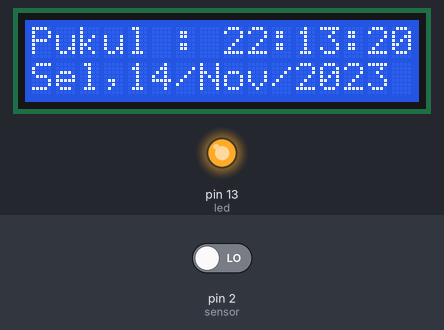
This sketch was run on a simulated Arduino Uno, built with avr-gcc and run on an emulated ATmega328P. Shown: 16×2 character LCD, output pins drawn as LEDs (lit = HIGH). Inputs (shaded band) come from the test bench; at power-on: pin 2 (sensor) LOW. The local clock reads 2024-03-15 10:24:30 at power-on unless the sketch sets it; what the sketch prints to the serial monitor is not drawn.

Above: at 6.2 s.
At 7.2 s:
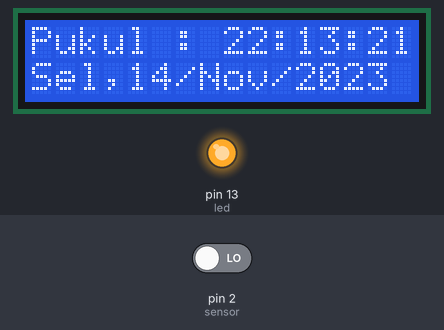
7.3 s: pin 2 (sensor) driven HIGH
At 8.6 s:
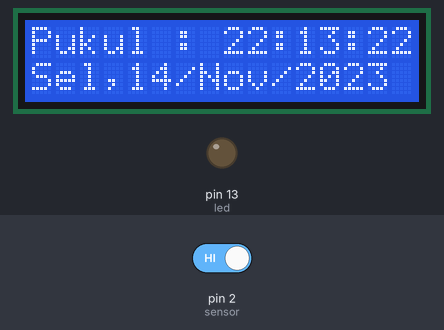
11.4 s: pin 2 (sensor) driven LOW
Timing chart, 0 to 14.4 s (numbered marks = the images above; inputs shaded):
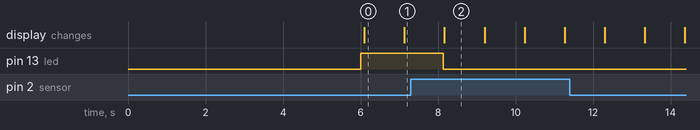

The sketch:

rtc-date-time.ino
```cpp
#include <Wire.h>
#include <RTClib.h>
#include <LiquidCrystal_I2C.h>

LiquidCrystal_I2C lcd(0x27, 16, 2);

const unsigned int BUTTON_PIN = 7;

uint8_t clock[8] = {0x0,0xe,0x15,0x17,0x11,0xe,0x0};
RTC_DS1307 RTC;

char daysOfTheWeek[7][12] = {"Ming", "Sen", "Sel", "Rab", "Kam", "Jum", "Sab"};
char bulan[13][12] = {"Jan","Feb", "Mar", "Apr", "Mei", "Jun", "Jul", "Agu", "Sep", "Okt", "Jan", "Nov","Des"};

 //sensor
int led = 13;                // the pin that the LED is atteched to
int sensor = 2;              // the pin that the sensor is atteched to
int state = LOW;             // by default, no motion detected
int val = 0;                 // variable to store the sensor status (value)


void setup() {


 Wire.begin();
 RTC.begin();
 Serial.begin(9600);
 pinMode(BUTTON_PIN, INPUT);
 pinMode(led, OUTPUT);      // initalize LED as an output
 pinMode(sensor, INPUT);    // initialize sensor as an input
lcd.noBacklight();
delay(6000);
digitalWrite(led, HIGH);
 lcd.begin(16, 2);
  //lcd.print("Belajar I2C LCD");

if (! RTC.begin()) {
    Serial.println("RTC tidak ditemukan");
    while (1);
  }

  if (! RTC.isrunning()) {
    Serial.println("RTC tidak jalan!");
    // rtc.adjust(DateTime(2014, 1, 21, 3, 0, 0));
  }

 // Mengatur tanggal dan waktu sesuai dengan waktu code di compile
 RTC.adjust(DateTime(F(__DATE__), F(__TIME__)));
//RTC.adjust(DateTime(2014, 1, 21, 3, 0, 0));

}

void loop(){

  val = digitalRead(sensor);   // read sensor value
  if (val == HIGH) {           // check if the sensor is HIGH
    digitalWrite(led, LOW);   // turn LED ON
   // delay(6000000);                // delay 1 mnt milliseconds

    if (state == LOW) {
      Serial.println("Motion detected!");
      state = HIGH;       // update variable state to HIGH
    }
  }
  else {
      //delay(2000);
     // digitalWrite(led, HIGH); // turn LED OFF
     //delay(3000);             // delay 200 milliseconds

      if (state == HIGH){
        Serial.println("Motion stopped!");
        state = LOW;       // update variable state to LOW
    }
  }

  //date time
   DateTime now = RTC.now();
    lcd.setCursor(0,0);
    lcd.print("Pukul : ");
     lcd.backlight();
    if(now.hour()<10){
    lcd.print("0");}

    lcd.print(now.hour(), DEC);
    lcd.print(':');

    if(now.minute()<10){
    lcd.print("0");}

    lcd.print(now.minute(), DEC);
    lcd.print(':');

    if(now.second()<10){
    lcd.print("0");}

    lcd.print(now.second(), DEC);

    lcd.setCursor(0,1);
    lcd.print(daysOfTheWeek[now.dayOfTheWeek()]);
    lcd.print(",");
    lcd.print(now.day(), DEC);
    lcd.print('/');


   //// //lcd.print(now.month(), DEC);
    lcd.print(bulan[now.month()]);
    lcd.print('/');
    lcd.print(now.year(), DEC);


    delay(1000);
}
```

Measured:
- after the input at 7.3 s, pin 13 (led): HIGH → LOW after 0.83 s
- what the display in image 0 shows lasts 1.0 s, from 6.1 s to 7.1 s
